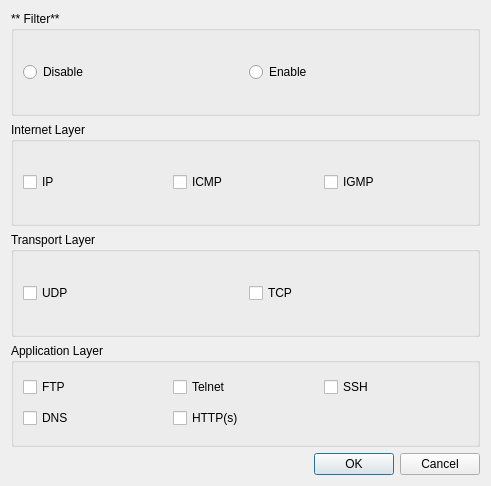
<?xml version="1.0" encoding="UTF-8"?>
<ui version="4.0">
 <class>Dialog</class>
 <widget class="QDialog" name="Dialog">
  <property name="geometry">
   <rect>
    <x>0</x>
    <y>0</y>
    <width>491</width>
    <height>486</height>
   </rect>
  </property>
  <property name="windowTitle">
   <string>Dialog</string>
  </property>
  <layout class="QVBoxLayout" name="verticalLayout_3">
   <item>
    <layout class="QVBoxLayout" name="filterVerLayout">
     <item>
      <widget class="QGroupBox" name="filterGroupBox">
       <property name="title">
        <string>** Filter**</string>
       </property>
       <layout class="QHBoxLayout" name="horizontalLayout">
        <item>
         <widget class="QRadioButton" name="disableRadio">
          <property name="text">
           <string>Disable</string>
          </property>
         </widget>
        </item>
        <item>
         <widget class="QRadioButton" name="enableRaido">
          <property name="text">
           <string>Enable</string>
          </property>
         </widget>
        </item>
       </layout>
      </widget>
     </item>
     <item>
      <widget class="QGroupBox" name="intGroupBox">
       <property name="title">
        <string>Internet Layer</string>
       </property>
       <layout class="QHBoxLayout" name="horizontalLayout_3">
        <item>
         <widget class="QCheckBox" name="ipCheckBox">
          <property name="text">
           <string>IP</string>
          </property>
         </widget>
        </item>
        <item>
         <widget class="QCheckBox" name="icmpCheckBox">
          <property name="text">
           <string>ICMP</string>
          </property>
         </widget>
        </item>
        <item>
         <widget class="QCheckBox" name="igmpCheckBox">
          <property name="text">
           <string>IGMP</string>
          </property>
         </widget>
        </item>
       </layout>
      </widget>
     </item>
     <item>
      <widget class="QGroupBox" name="tranGroupBox">
       <property name="title">
        <string>Transport Layer</string>
       </property>
       <layout class="QHBoxLayout" name="horizontalLayout_2">
        <item>
         <widget class="QCheckBox" name="udpCheckBox">
          <property name="text">
           <string>UDP</string>
          </property>
         </widget>
        </item>
        <item>
         <widget class="QCheckBox" name="tcpCheckBox">
          <property name="text">
           <string>TCP</string>
          </property>
         </widget>
        </item>
       </layout>
      </widget>
     </item>
     <item>
      <widget class="QGroupBox" name="appGroupBox">
       <property name="title">
        <string>Application Layer</string>
       </property>
       <layout class="QGridLayout" name="gridLayout_2">
        <item row="0" column="0">
         <widget class="QCheckBox" name="ftpCheckBox">
          <property name="text">
           <string>FTP</string>
          </property>
         </widget>
        </item>
        <item row="0" column="1">
         <widget class="QCheckBox" name="telnetCheckBox">
          <property name="text">
           <string>Telnet</string>
          </property>
         </widget>
        </item>
        <item row="0" column="2">
         <widget class="QCheckBox" name="sshCheckBox">
          <property name="text">
           <string>SSH</string>
          </property>
         </widget>
        </item>
        <item row="1" column="0">
         <widget class="QCheckBox" name="dnsCheckBox">
          <property name="text">
           <string>DNS</string>
          </property>
         </widget>
        </item>
        <item row="1" column="1">
         <widget class="QCheckBox" name="httpsCheckBox">
          <property name="text">
           <string>HTTP(s)</string>
          </property>
         </widget>
        </item>
       </layout>
      </widget>
     </item>
    </layout>
   </item>
   <item>
    <widget class="QDialogButtonBox" name="buttonBox">
     <property name="orientation">
      <enum>Qt::Horizontal</enum>
     </property>
     <property name="standardButtons">
      <set>QDialogButtonBox::Cancel|QDialogButtonBox::Ok</set>
     </property>
    </widget>
   </item>
  </layout>
 </widget>
 <resources/>
 <connections>
  <connection>
   <sender>buttonBox</sender>
   <signal>accepted()</signal>
   <receiver>Dialog</receiver>
   <slot>accept()</slot>
   <hints>
    <hint type="sourcelabel">
     <x>248</x>
     <y>254</y>
    </hint>
    <hint type="destinationlabel">
     <x>157</x>
     <y>274</y>
    </hint>
   </hints>
  </connection>
  <connection>
   <sender>buttonBox</sender>
   <signal>rejected()</signal>
   <receiver>Dialog</receiver>
   <slot>reject()</slot>
   <hints>
    <hint type="sourcelabel">
     <x>316</x>
     <y>260</y>
    </hint>
    <hint type="destinationlabel">
     <x>286</x>
     <y>274</y>
    </hint>
   </hints>
  </connection>
 </connections>
</ui>
